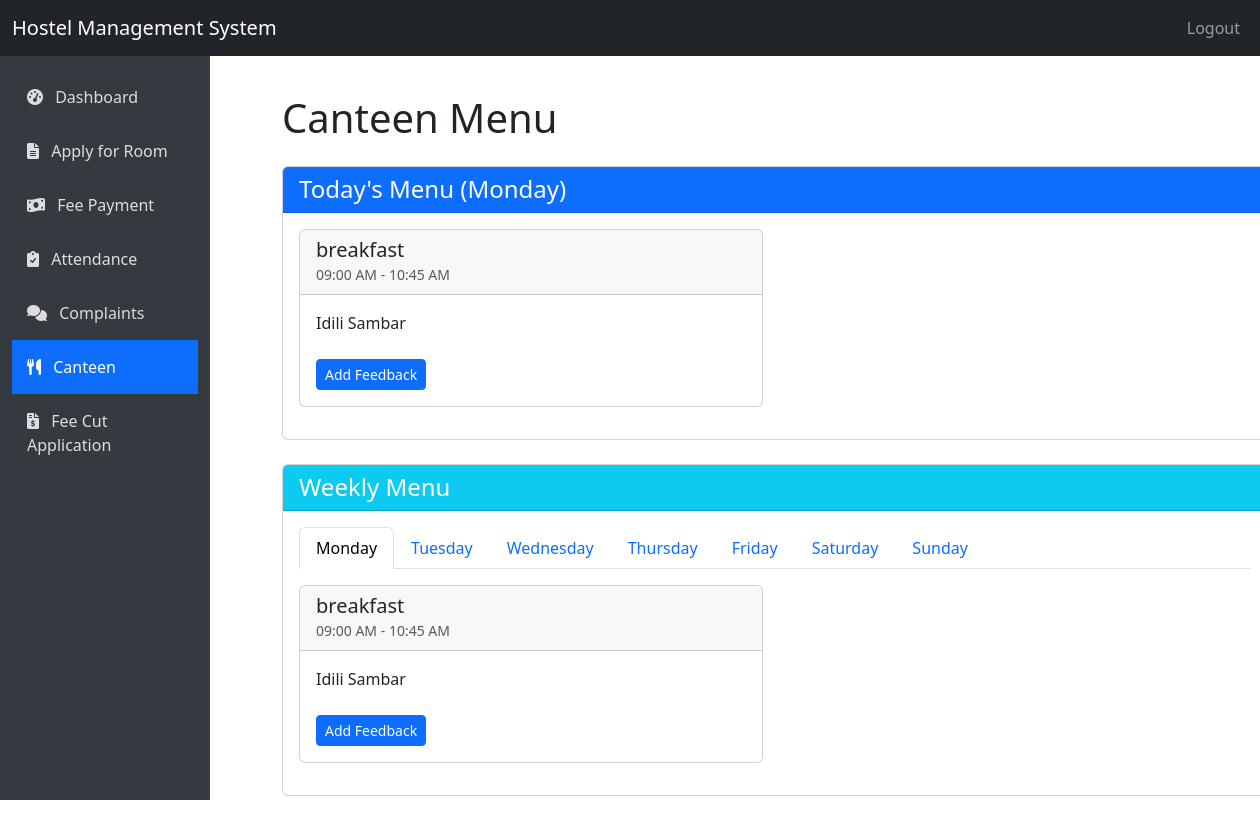
Page /student/canteen (signed in) on the committed database.
### hostel1.11-main/hostel1.0/app.py (models this page shows)
class CanteenMenu(db.Model):
    id = db.Column(db.Integer, primary_key=True)
    meal_type = db.Column(db.String(50), nullable=False)
    day = db.Column(db.String(10), nullable=False)  # Monday, Tuesday, etc.
    date = db.Column(db.Date, nullable=True)  # Only for non-repeating items
    start_time = db.Column(db.Time, nullable=False)
    end_time = db.Column(db.Time, nullable=False)
    description = db.Column(db.Text, nullable=False)
    repeats_weekly = db.Column(db.Boolean, default=False)  # New field
    created_at = db.Column(db.DateTime, default=datetime.utcnow)
    feedback = db.relationship('CanteenFeedback', backref='menu', lazy=True)

### hostel1.11-main/hostel1.0/app.py (the view)
@app.route('/student/canteen')
def student_canteen():
    if 'user_id' not in session or session['role'] != 'student':
        return redirect(url_for('login'))
    user_id = session['user_id']
    student = Student.query.filter_by(user_id=user_id).first()
    today = datetime.now().date()
    current_day = today.strftime('%A')  # Monday, Tuesday, etc.
    todays_menu = CanteenMenu.query.filter(
        ((CanteenMenu.repeats_weekly == True) & (CanteenMenu.day == current_day)) |
        ((CanteenMenu.repeats_weekly == False) & (CanteenMenu.date == today))
    ).order_by(CanteenMenu.start_time).all()
    weekly_menu = {}
    days_of_week = ['Monday', 'Tuesday', 'Wednesday', 'Thursday', 'Friday', 'Saturday', 'Sunday']
    for day in days_of_week:
        weekly_menu[day] = CanteenMenu.query.filter_by(
            day=day,
            repeats_weekly=True
        ).order_by(CanteenMenu.start_time).all()
    next_week = today + timedelta(days=7)
    special_menu_items = CanteenMenu.query.filter(
        (CanteenMenu.repeats_weekly == False) &
        (CanteenMenu.date >= today) &
        (CanteenMenu.date <= next_week)
    ).order_by(CanteenMenu.date, CanteenMenu.start_time).all()
    student_feedback = {f.menu_id: f for f in CanteenFeedback.query.filter_by(student_id=student.id).all()}
    return render_template('student/canteen.html',
                          todays_menu=todays_menu,
                          weekly_menu=weekly_menu,
                          special_menu_items=special_menu_items,
                          current_day=current_day,
                          student_feedback=student_feedback)

### hostel1.11-main/hostel1.0/templates/student/canteen.html (shortened to what this page needs)
{% extends 'layout.html' %}
{% block content %}
<div class="container py-4">
    <h1 class="mb-4">Canteen Menu</h1>
    <div class="card mb-4">
        <div class="card-header bg-primary text-white">
            <h2 class="h4 mb-0">Today's Menu ({{ current_day }})</h2>
        </div>
        <div class="card-body">
            {% if todays_menu %}
                <div class="row">
                    {% for item in todays_menu %}
                        <div class="col-md-6 mb-3">
                            <div class="card h-100">
                                <div class="card-header">
                                    <h3 class="h5 mb-0">{{ item.meal_type }}</h3>
                                    <small class="text-muted">{{ item.start_time.strftime('%I:%M %p') }} - {{ item.end_time.strftime('%I:%M %p') }}</small>
                                </div>
                                <div class="card-body">
                                    <p>{{ item.description }}</p>
                                    {% if item.id in student_feedback %}
                                        <div class="d-flex align-items-center">
                                            <span class="me-2">Your rating:</span>
                                            <div class="text-warning">
                                                {% for i in range(student_feedback[item.id].rating) %}
                                                    <i class="fas fa-star"></i>
                                                {% endfor %}
                                            </div>
                                        </div>
                                        <a href="{{ url_for('student_canteen_feedback', menu_id=item.id) }}" class="btn btn-sm btn-outline-secondary mt-2">Update Feedback</a>
                                    {% else %}
                                        <a href="{{ url_for('student_canteen_feedback', menu_id=item.id) }}" class="btn btn-sm btn-primary mt-2">Add Feedback</a>
                                    {% endif %}
                                </div>
                            </div>
                        </div>
                    {% endfor %}
                </div>
            {% else %}
                <p class="text-muted">No menu items available for today.</p>
            {% endif %}
        </div>
    </div>
    <div class="card">
        <div class="card-header bg-info text-white">
            <h2 class="h4 mb-0">Weekly Menu</h2>
        </div>
        <div class="card-body">
            <ul class="nav nav-tabs" id="weeklyMenuTabs" role="tablist">
                {% for day in weekly_menu.keys() %}
                    <li class="nav-item" role="presentation">
                        <button class="nav-link {% if day == current_day %}active{% endif %}"
                                id="{{ day }}-tab"
                                data-bs-toggle="tab"
                                data-bs-target="#{{ day }}"
                                type="button"
                                role="tab"
                                aria-controls="{{ day }}"
                                aria-selected="{% if day == current_day %}true{% else %}false{% endif %}">
                            {{ day }}
                        </button>
                    </li>
                {% endfor %}
            </ul>
            <div class="tab-content pt-3" id="weeklyMenuTabContent">
                {% for day, items in weekly_menu.items() %}
                    <div class="tab-pane fade {% if day == current_day %}show active{% endif %}"
                         id="{{ day }}"
                         role="tabpanel"
                         aria-labelledby="{{ day }}-tab">
                        {% if items %}
                            <div class="row">
                                {% for item in items %}
                                    <div class="col-md-6 mb-3">
                                        <div class="card h-100">
                                            <div class="card-header">
                                                <h3 class="h5 mb-0">{{ item.meal_type }}</h3>
                                                <small class="text-muted">{{ item.start_time.strftime('%I:%M %p') }} - {{ item.end_time.strftime('%I:%M %p') }}</small>
                                            </div>
                                            <div class="card-body">
                                                <p>{{ item.description }}</p>
                                                {% if item.id in student_feedback %}
                                                    <div class="d-flex align-items-center">
                                                        <span class="me-2">Your rating:</span>
                                                        <div class="text-warning">
                                                            {% for i in range(student_feedback[item.id].rating) %}
                                                                <i class="fas fa-star"></i>
                                                            {% endfor %}
                                                        </div>
                                                    </div>
                                                    <a href="{{ url_for('student_canteen_feedback', menu_id=item.id) }}" class="btn btn-sm btn-outline-secondary mt-2">Update Feedback</a>
                                                {% else %}
                                                    <a href="{{ url_for('student_canteen_feedback', menu_id=item.id) }}" class="btn btn-sm btn-primary mt-2">Add Feedback</a>
                                                {% endif %}
                                            </div>
                                        </div>
                                    </div>
                                {% endfor %}
                            </div>
                        {% else %}
                            <p class="text-muted">No regular menu items for {{ day }}.</p>
                        {% endif %}
                    </div>
                {% endfor %}
            </div>
        </div>
    </div>
</div>
{% endblock %}

### rows in the picture
CanteenMenu: day "Monday", meal_type "breakfast", start_time "09:00 AM", end_time "10:45 AM", description "Idili Sambar"

### other values in the picture
{{ day }} "Monday" "Tuesday" "Wednesday" "Thursday" "Friday" "Saturday" "Sunday"
